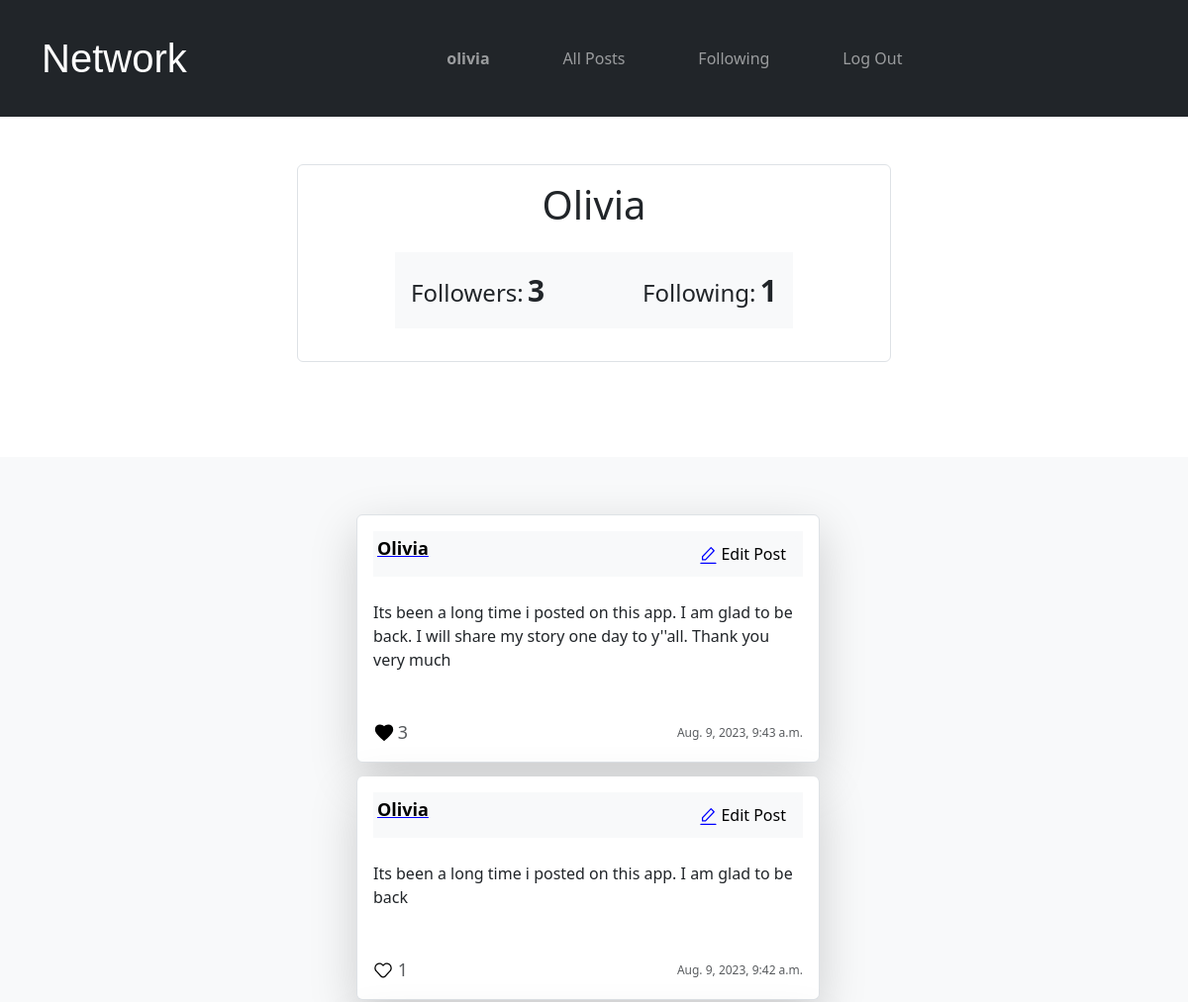
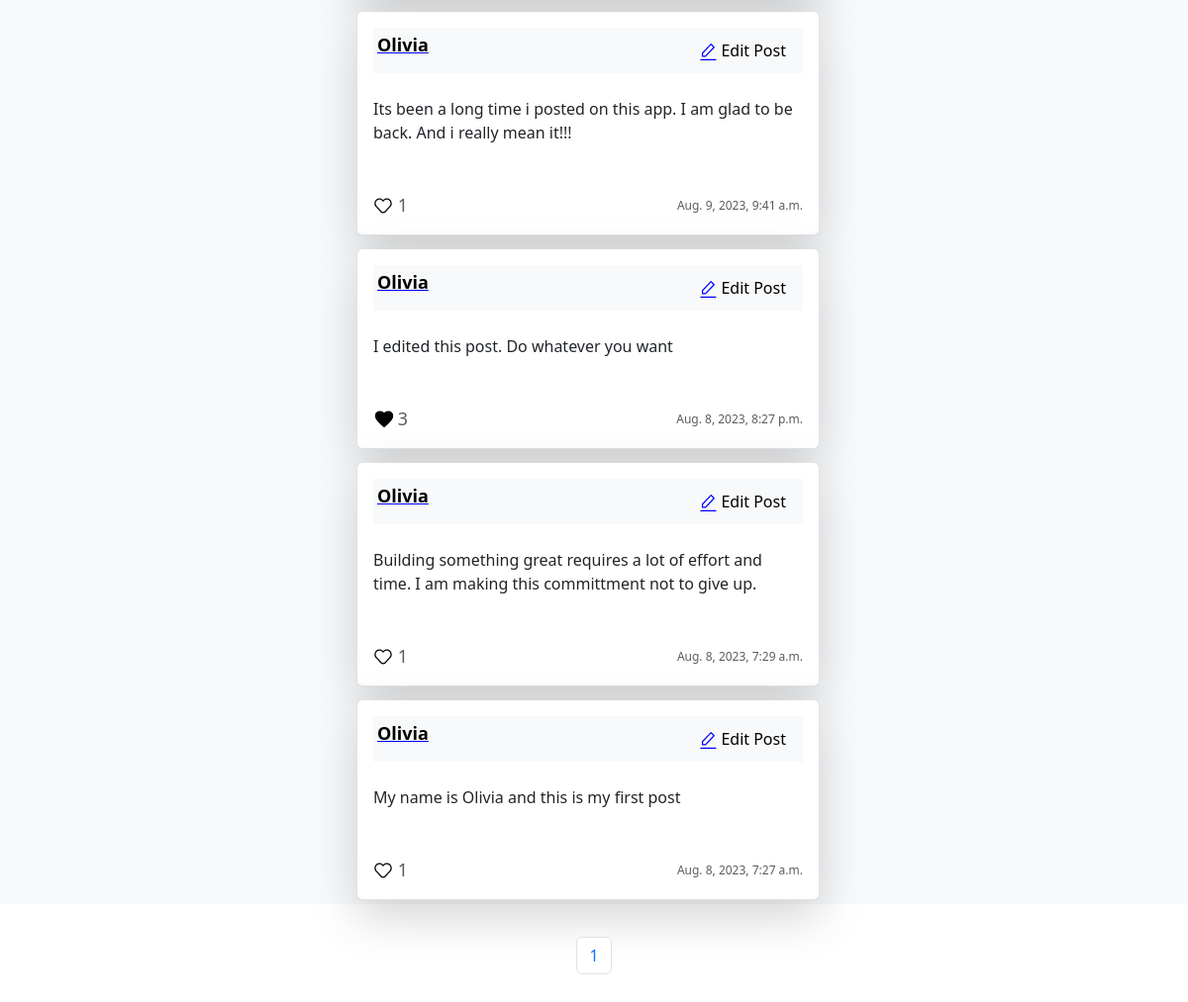
Page /userprofile/1 (signed in) on the committed database (2 pictures, top to bottom).
### network/models.py (models this page shows, shortened)
class User(AbstractUser):
    pass

class Post(models.Model):
    owner = models.ForeignKey(User, on_delete=models.CASCADE, related_name='postowner')
    timestamp = models.DateTimeField(auto_now_add=True, null=True)
    content = models.TextField()

### network/views.py (the view)
# urls.py: path("userprofile/<int:usernameid>", views.userprofile, name="userprofile"),
def userprofile(request, usernameid):
    userProfileShow = User.objects.get(pk=usernameid)
    user_to_follow = Follower.objects.filter(user=userProfileShow)
    user_to_follow_num = user_to_follow.count()
    user_following = Follower.objects.filter(follower=userProfileShow)
    user_following_num = user_following.count()
    ownerPosts = Post.objects.filter(owner=userProfileShow).annotate(number_of_likes=Count('likedpost')).order_by('-id')
    paginator = Paginator(ownerPosts, 10)
    page_number = request.GET.get('page')
    page_obj = paginator.get_page(page_number)
    if request.user ==userProfileShow:
        user_own_profile = True
    else:
        user_own_profile = False
    allLikes = Like.objects.all()
    allPostsLiked = []
    try:
        for like in allLikes:
            if like.user.id == request.user.id:
                allPostsLiked.append(like.post.id)
    except:
        allPostsLiked = []
    return render(request, "network/userprofile.html", {
        "userDetails": userProfileShow,
        "user_to_follow_num": user_to_follow_num,
        "user_following_num": user_following_num,
        "ownerPosts": ownerPosts,
        "user_own_profile": user_own_profile,
        "page_obj": page_obj,
        "allPostsLiked": allPostsLiked
    })

### network/templates/network/userprofile.html (shortened to what this page needs)
{% extends 'network/layout.html' %}
{% load static %}
{% block body %}
<div class=" border container bg-white pt-3 pb-5 rounded mt-5" style="max-width: 50%; height: 200px" >
    <div class="mb-4">
        <h1 class="text-center">{{userDetails.username|title}}</h1>
    </div>
    <div class="p-3 d-flex mx-auto bg-light justify-content-between" style="width: 70%;">
        <div>
            <span style="font-weight: 400; font-size: 24px;">Followers:</span>
            <span id="followernum" style="font-weight: 600; font-size: 30px;">{{user_to_follow_num}}</span>
        </div>
        <div>
            <span style="font-weight: 400; font-size: 24px;">Following:</span>
            <span style="font-weight: 600; font-size: 30px;">{{user_following_num}}</span>
        </div>
    </div>
</div>
<br />
<br />
<div class=" mx-auto mt-5 bg-light" style="max-width: 100%; height: fit-content;">
    <ul class="container  mt-5 pt-5 list-group" style="max-width: 40%;">
        {% for post in page_obj %}
        <li class="list-group-item shadow-lg p-3 mb-1 bg-white rounded">
            <div class="container bg-light p-1 d-flex justify-content-between">
                <a href="{% url 'userprofile' post.owner.id %}"
                    class="username"><strong>{{post.owner.username|title}}</strong></a>
                {% if user == post.owner %}
                <button class="btn btn-light" data-bs-toggle="modal" data-bs-target="#editButton_{{post.id}}">
                    <span><img src="{% static 'images/editicon.svg' %}" /></span>
                    <span class="editText">Edit Post</span>
                </button>
                {% endif %}
            </div>
            <div class="contianer mt-4">
                <p id="post_content_{{post.id}}">{{post.content}}</p>
            </div>
            <div class="d-flex flex-row justify-content-between mt-5">
                {% if user.is_authenticated %}
                <div class="d-flex flex-row align-items-center justify-content-between text-muted" style="width: 35px;">
                    {% if post.id in allPostsLiked %}
                    <span class="unlike" style="cursor: pointer;" id="like_{{post.id}}"
                        onclick="handleImageLikeUnlike({{post.id}}, {{allPostsLiked}})"></span>
                    {% else %}
                    <span class="like" style="cursor: pointer;" id="like_{{post.id}}"
                        onclick="handleImageLikeUnlike({{post.id}}, {{allPostsLiked}})"></span>
                    {% endif %}
                    <span id="likeSpan">
                        <span id="numOfLikes_{{post.id}}" class="font-weight-light " style="font-size: 18px" ;>
                            {{post.number_of_likes}}
                        </span>
                    </span>
                </div>
                {% endif %}
                <div>
                    <span class="font-weight-light text-muted" style="font-size: 12px;">{{post.timestamp}}</span>
                </div>
            </div>
        </li>
        {% endfor %}
    </ul>
</div>
<div class=" mx-auto d-flex justify-content-center pt-5 pb-5" style="display: block; width: 50%; height: 120px;">
    <nav aria-label="page pagination" class="d-flex justify-content-center align-items-center">
        <ul class="pagination mx-auto d-flex justify-content-center ">
            {% for page in page_obj.paginator.page_range %}
            <li class="page-item"><a class="page-link" href="?page={{page}}">{{page}}</a></li>
            {% endfor %}
        </ul>
    </nav>
</div>
{% endblock %}

### network/templates/network/layout.html (shortened to what this page needs)
{% load static %}
<!DOCTYPE html>
<html lang="en">
    <head>
        {% load bootstrap5 %}
        {% bootstrap_css %}
        <link href="{% static 'network/styles.css' %}" rel="stylesheet">
    </head>
    <body>
        <nav class="navbar navbar-expand-lg navbar-dark bg-dark p-4">
            <div class="container">
            <a class="navbar-brand logo" href="{% url 'index' %}">Network</a>
            <div class="container-fluid" style="width: 50%;">
              <ul class="navbar-nav nav-fill">
                {% if user.is_authenticated %}
                    <li class="nav-item mr-3">
                        <a class="nav-link" href="{% url 'userprofile' user.id %}"><strong>{{ user.username }}</strong></a>
                    </li>
                {% endif %}
                <li class="nav-item">
                  <a class="nav-link" href="{% url 'index' %}">All Posts</a>
                </li>
                {% if user.is_authenticated %}
                    <li class="nav-item">
                        <a class="nav-link" href="{% url 'following' userid=user.id %}">Following</a>
                    </li>
                    <li class="nav-item">
                        <a class="nav-link" href="{% url 'logout' %}">Log Out</a>
                    </li>
                {% endif %}
              </ul>
            </div>
            </div>
          </nav>
        <div class="body">
            {% block body %}
            {% endblock %}
        </div>
    </body>
</html>

### network/static/network/styles.css (style rules this page uses)
.unlike { display: inline-block; background: url('/static/images/loved.svg') no-repeat center; background-size: contain; width: 22px; height: 22px; z-index: 10; animation: likepost 0.5s linear 0.1s ; }
.like { display: inline-block; background: url('/static/images/love.svg') no-repeat center; background-size: contain; width: 20px; height: 20px; z-index: 10; }
.logo { font-family: pacifico, sans-serif; font-size: 40px; }
.list-group-item { margin-top: 10px; }
.username { text-decoration-color: blue; color: black; font-size: 18px; }

### rows in the picture
User: username "olivia", username "Olivia"
Post: owner.username "Olivia", content "Its been a long time i posted on this app. I am glad to be back. I will share my story one day to y''all. Thank you very much", number_of_likes "3", timestamp "Aug. 9, 2023, 9:43 a.m."
Post: owner.username "Olivia", content "Its been a long time i posted on this app. I am glad to be back", number_of_likes "1", timestamp "Aug. 9, 2023, 9:42 a.m."
Post: owner.username "Olivia", content "Its been a long time i posted on this app. I am glad to be back. And i really mean it!!!", number_of_likes "1", timestamp "Aug. 9, 2023, 9:41 a.m."
Post: owner.username "Olivia", content "I edited this post. Do whatever you want", number_of_likes "3", timestamp "Aug. 8, 2023, 8:27 p.m."
Post: owner.username "Olivia", content "Building something great requires a lot of effort and time. I am making this committment not to give up.", number_of_likes "1", timestamp "Aug. 8, 2023, 7:29 a.m."
Post: owner.username "Olivia", content "My name is Olivia and this is my first post", number_of_likes "1", timestamp "Aug. 8, 2023, 7:27 a.m."

### other values in the picture
{{ user_to_follow_num }} "3"
{{ user_following_num }} "1"
{{ page }} "1"
